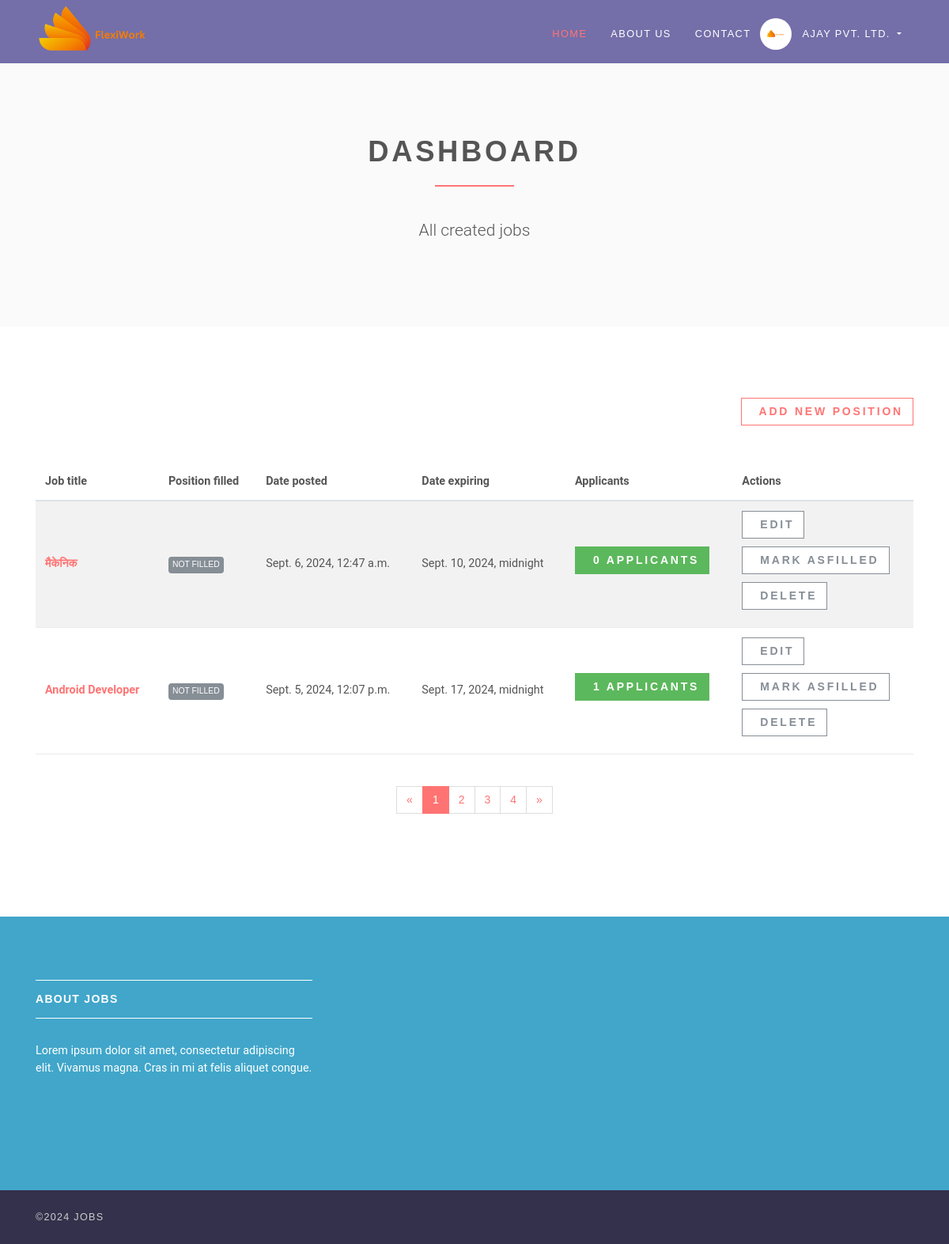
/employer/dashboard (signed in), run on an earlier commit of the app's database.
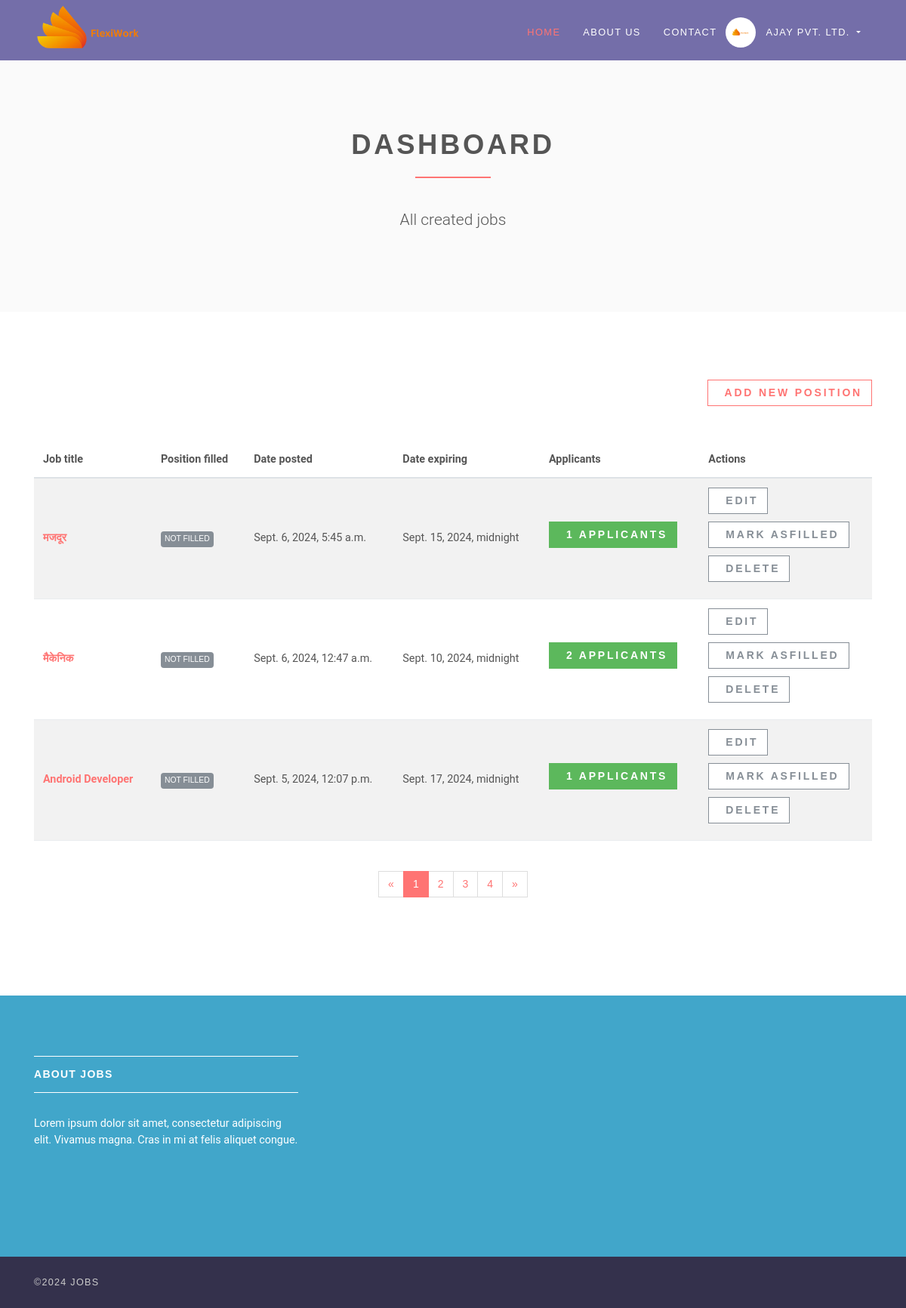
And on a later commit of the database.
### jobsapp/models.py (models this page shows, shortened)
class Job(models.Model):
    user = models.ForeignKey(User, on_delete=models.CASCADE, verbose_name="Posted by")
    title = models.CharField(max_length=300)
    description = models.TextField()
    location = models.CharField(max_length=150)
    type = models.CharField(choices=JOB_TYPE, max_length=10)
    category = models.CharField(max_length=100)
    last_date = models.DateTimeField()
    company_name = models.CharField(max_length=100)
    company_description = models.CharField(max_length=300)
    website = models.CharField(max_length=100, default="")
    created_at = models.DateTimeField(default=timezone.now)
    filled = models.BooleanField(default=False)
    class Meta:
        ordering = ['-created_at']  # Latest jobs appear first

### jobsapp/views/employer.py (the view)
# urls.py: path('', DashboardView.as_view(), name='employer-dashboard'),
class DashboardView(ListView):
    model = Job
    template_name = 'jobs/employer/dashboard.html'
    context_object_name = 'jobs'
    @method_decorator(login_required(login_url=reverse_lazy('accounts:login')))
    @method_decorator(user_is_employer)
    def dispatch(self, request, *args, **kwargs):
        return super().dispatch(self.request, *args, **kwargs)
    def get_queryset(self):
        return self.model.objects.filter(user_id=self.request.user.id)

### templates/jobs/employer/dashboard.html (shortened to what this page needs)
{% extends 'base.html' %}
{% load static %}
{% block content %}
  <section class="bg-light-gray">
    <div class="container">
      <div class="row">
        <div class="col-lg-8 mx-auto">
          <h1 class="heading">dashboard</h1>
          <p class="lead text-center">All created jobs</p>
        </div>
      </div>
    </div>
  </section>
  <section>
    <div class="container">
      <div class="row">
        <div class="col-lg-12 text-right mb-5">
          <a href="{% url 'jobs:employer-jobs-create' %}" class="btn btn-outline-white-primary">Add new position</a>
        </div>
        <div class="col-lg-12">
          <div class="table-responsive">
            <table class="table table-striped table-hover table-client-dashboard">
              <thead>
                <tr>
                  <th>Job title</th>
                  <th>Position filled</th>
                  <th>Date posted</th>
                  <th>Date expiring</th>
                  <th>Applicants</th>
                  <th>Actions</th>
                </tr>
              </thead>
              <tbody>
                {% for job in jobs %}
                  <tr>
                    <th>
                      <a href="{% url 'jobs:jobs-detail' job.id %}">{{ job.title }}</a>
                    </th>
                    <td>
                      {% if job.filled %}
                        <span class="badge badge-success">Filled</span>
                      {% else %}
                        <span class="badge badge-secondary">Not Filled</span>
                      {% endif %}
                    </td>
                    <td>{{ job.created_at }}</td>
                    <td>{{ job.last_date }}</td>
                    <td>
                      <a href="{% url 'jobs:employer-dashboard-applicants' job.id %}" class="btn btn-success">
                        {{ job.applicants.count }}
                        <span class="hidden-xs hidden-sm">Applicants</span>
                      </a>
                    </td>
                    <td>
                      <a href="#" class="btn btn-outline-white-secondary">Edit</a>
                      <br />
                      {% if job.filled %}
                        <a href="{% url 'jobs:job-mark-filled' job.id %}" class="btn btn-outline-white-secondary">
                          <i class="fa fa-check-circle-o"></i>
                          <span class="hidden-xs hidden-sm">Filled</span>
                        </a><br />
                      {% else %}
                        <a href="{% url 'jobs:job-mark-filled' job.id %}" class="btn btn-outline-white-secondary">
                          <span class="hidden-xs hidden-sm">Mark as</span>filled
                        </a><br />
                      {% endif %}
                      <a href="{% url 'jobs:job-delete' job.id %}" class="btn btn-outline-white-secondary">Delete</a>
                    </td>
                  </tr>
                {% endfor %}
              </tbody>
            </table>
          </div>
          <div class="pages">
            <nav aria-label="Page navigation example" class="d-flex justify-content-center mt-4 mb-4">
              <ul class="pagination">
                <li class="page-item">
                  <a href="#" aria-label="Previous" class="page-link"><span aria-hidden="true">«</span><span class="sr-only">Previous</span></a>
                </li>
                <li class="page-item active">
                  <a href="#" class="page-link">1</a>
                </li>
                <li class="page-item">
                  <a href="#" class="page-link">2</a>
                </li>
                <li class="page-item">
                  <a href="#" class="page-link">3</a>
                </li>
                <li class="page-item">
                  <a href="#" class="page-link">4</a>
                </li>
                <li class="page-item">
                  <a href="#" aria-label="Next" class="page-link"><span aria-hidden="true">»</span><span class="sr-only">Next</span></a>
                </li>
              </ul>
            </nav>
          </div>
        </div>
      </div>
    </div>
  </section>
{% endblock %}

What changed in the data, as far as the page shows it:
added Job: title "मजदूर", filled "NOT FILLED", created_at "Sept. 6, 2024, 5:45 a.m.", last_date "Sept. 15, 2024, midnight", applicants.count "1"
computed for Job "Sept. 6, 2024, 12:47 a.m.": applicants.count "0" → "2"
